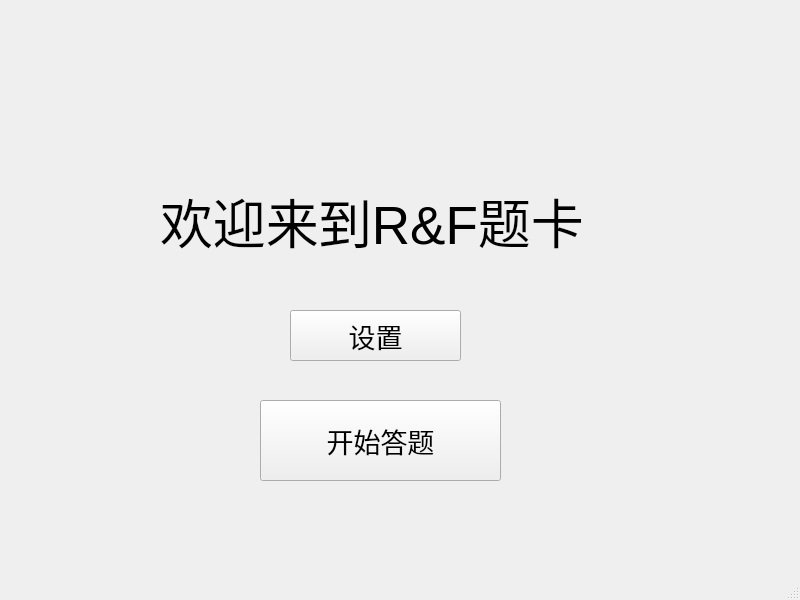
<?xml version="1.0" encoding="UTF-8"?>
<ui version="4.0">
 <class>MainWindow</class>
 <widget class="QMainWindow" name="MainWindow">
  <property name="geometry">
   <rect>
    <x>0</x>
    <y>0</y>
    <width>800</width>
    <height>600</height>
   </rect>
  </property>
  <property name="font">
   <font>
    <pointsize>20</pointsize>
   </font>
  </property>
  <property name="windowTitle">
   <string>MainWindow</string>
  </property>
  <widget class="QWidget" name="centralwidget">
   <widget class="QPushButton" name="begin_button">
    <property name="geometry">
     <rect>
      <x>260</x>
      <y>400</y>
      <width>241</width>
      <height>81</height>
     </rect>
    </property>
    <property name="text">
     <string>开始答题</string>
    </property>
   </widget>
   <widget class="QLabel" name="label">
    <property name="geometry">
     <rect>
      <x>160</x>
      <y>130</y>
      <width>521</width>
      <height>181</height>
     </rect>
    </property>
    <property name="font">
     <font>
      <pointsize>40</pointsize>
     </font>
    </property>
    <property name="text">
     <string>欢迎来到R&amp;F题卡</string>
    </property>
   </widget>
   <widget class="QPushButton" name="setting">
    <property name="geometry">
     <rect>
      <x>290</x>
      <y>310</y>
      <width>171</width>
      <height>51</height>
     </rect>
    </property>
    <property name="text">
     <string>设置</string>
    </property>
   </widget>
  </widget>
  <widget class="QStatusBar" name="statusbar"/>
 </widget>
 <resources/>
 <connections/>
</ui>
